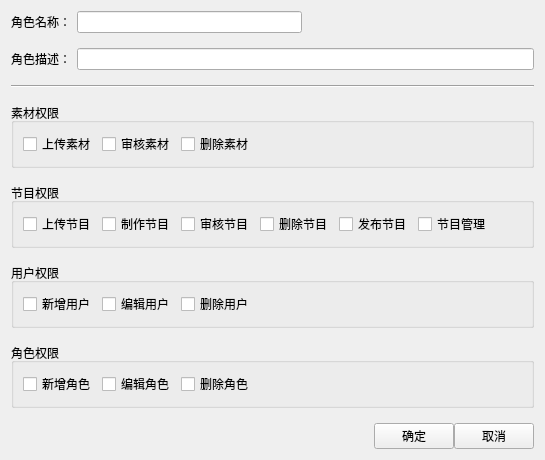
<?xml version="1.0" encoding="UTF-8"?>
<ui version="4.0">
 <class>NewEditRoleWidget</class>
 <widget class="QWidget" name="NewEditRoleWidget">
  <property name="geometry">
   <rect>
    <x>0</x>
    <y>0</y>
    <width>545</width>
    <height>414</height>
   </rect>
  </property>
  <property name="windowTitle">
   <string>Form</string>
  </property>
  <layout class="QGridLayout" name="gridLayout">
   <property name="verticalSpacing">
    <number>15</number>
   </property>
   <item row="0" column="0">
    <widget class="QLabel" name="label">
     <property name="text">
      <string>角色名称：</string>
     </property>
    </widget>
   </item>
   <item row="0" column="1">
    <widget class="QLineEdit" name="lineEdit_roleName"/>
   </item>
   <item row="0" column="2">
    <spacer name="horizontalSpacer_3">
     <property name="orientation">
      <enum>Qt::Horizontal</enum>
     </property>
     <property name="sizeHint" stdset="0">
      <size>
       <width>251</width>
       <height>20</height>
      </size>
     </property>
    </spacer>
   </item>
   <item row="1" column="0">
    <widget class="QLabel" name="label_2">
     <property name="text">
      <string>角色描述：</string>
     </property>
    </widget>
   </item>
   <item row="1" column="1" colspan="2">
    <widget class="QLineEdit" name="lineEdit_roleDescription"/>
   </item>
   <item row="2" column="0" colspan="3">
    <widget class="Line" name="line">
     <property name="orientation">
      <enum>Qt::Horizontal</enum>
     </property>
    </widget>
   </item>
   <item row="3" column="0" colspan="3">
    <widget class="QGroupBox" name="groupBox_2">
     <property name="title">
      <string>素材权限</string>
     </property>
     <property name="checkable">
      <bool>false</bool>
     </property>
     <property name="checked">
      <bool>false</bool>
     </property>
     <layout class="QHBoxLayout" name="horizontalLayout_2">
      <item>
       <widget class="QCheckBox" name="checkBox_uploadMaterial">
        <property name="text">
         <string>上传素材</string>
        </property>
       </widget>
      </item>
      <item>
       <widget class="QCheckBox" name="checkBox_checkMaterial">
        <property name="text">
         <string>审核素材</string>
        </property>
       </widget>
      </item>
      <item>
       <widget class="QCheckBox" name="checkBox_deleteMaterial">
        <property name="text">
         <string>删除素材</string>
        </property>
       </widget>
      </item>
      <item>
       <spacer name="horizontalSpacer_2">
        <property name="orientation">
         <enum>Qt::Horizontal</enum>
        </property>
        <property name="sizeHint" stdset="0">
         <size>
          <width>390</width>
          <height>20</height>
         </size>
        </property>
       </spacer>
      </item>
     </layout>
    </widget>
   </item>
   <item row="4" column="0" colspan="3">
    <widget class="QGroupBox" name="groupBox">
     <property name="title">
      <string>节目权限</string>
     </property>
     <property name="checkable">
      <bool>false</bool>
     </property>
     <property name="checked">
      <bool>false</bool>
     </property>
     <layout class="QHBoxLayout" name="horizontalLayout">
      <item>
       <widget class="QCheckBox" name="checkBox_uploadProgram">
        <property name="text">
         <string>上传节目</string>
        </property>
       </widget>
      </item>
      <item>
       <widget class="QCheckBox" name="checkBox_genProgram">
        <property name="text">
         <string>制作节目</string>
        </property>
       </widget>
      </item>
      <item>
       <widget class="QCheckBox" name="checkBox_checkProgram">
        <property name="text">
         <string>审核节目</string>
        </property>
       </widget>
      </item>
      <item>
       <widget class="QCheckBox" name="checkBox_deleteProgram">
        <property name="text">
         <string>删除节目</string>
        </property>
       </widget>
      </item>
      <item>
       <widget class="QCheckBox" name="checkBox_releaseProgram">
        <property name="text">
         <string>发布节目</string>
        </property>
       </widget>
      </item>
      <item>
       <widget class="QCheckBox" name="checkBox_manageProgram">
        <property name="text">
         <string>节目管理</string>
        </property>
       </widget>
      </item>
      <item>
       <spacer name="horizontalSpacer">
        <property name="orientation">
         <enum>Qt::Horizontal</enum>
        </property>
        <property name="sizeHint" stdset="0">
         <size>
          <width>234</width>
          <height>20</height>
         </size>
        </property>
       </spacer>
      </item>
     </layout>
    </widget>
   </item>
   <item row="5" column="0" colspan="3">
    <widget class="QGroupBox" name="groupBox_3">
     <property name="title">
      <string>用户权限</string>
     </property>
     <property name="checkable">
      <bool>false</bool>
     </property>
     <property name="checked">
      <bool>false</bool>
     </property>
     <layout class="QHBoxLayout" name="horizontalLayout_5">
      <item>
       <widget class="QCheckBox" name="checkBox_genUser">
        <property name="text">
         <string>新增用户</string>
        </property>
       </widget>
      </item>
      <item>
       <widget class="QCheckBox" name="checkBox_manageUser">
        <property name="text">
         <string>编辑用户</string>
        </property>
       </widget>
      </item>
      <item>
       <widget class="QCheckBox" name="checkBox_deleteUser">
        <property name="text">
         <string>删除用户</string>
        </property>
       </widget>
      </item>
      <item>
       <spacer name="horizontalSpacer_4">
        <property name="orientation">
         <enum>Qt::Horizontal</enum>
        </property>
        <property name="sizeHint" stdset="0">
         <size>
          <width>300</width>
          <height>20</height>
         </size>
        </property>
       </spacer>
      </item>
     </layout>
    </widget>
   </item>
   <item row="6" column="0" colspan="3">
    <widget class="QGroupBox" name="groupBox_4">
     <property name="title">
      <string>角色权限</string>
     </property>
     <property name="checkable">
      <bool>false</bool>
     </property>
     <property name="checked">
      <bool>false</bool>
     </property>
     <layout class="QHBoxLayout" name="horizontalLayout_6">
      <item>
       <widget class="QCheckBox" name="checkBox_genRole">
        <property name="text">
         <string>新增角色</string>
        </property>
       </widget>
      </item>
      <item>
       <widget class="QCheckBox" name="checkBox_manageRole">
        <property name="text">
         <string>编辑角色</string>
        </property>
       </widget>
      </item>
      <item>
       <widget class="QCheckBox" name="checkBox_deleteRole">
        <property name="text">
         <string>删除角色</string>
        </property>
       </widget>
      </item>
      <item>
       <spacer name="horizontalSpacer_5">
        <property name="orientation">
         <enum>Qt::Horizontal</enum>
        </property>
        <property name="sizeHint" stdset="0">
         <size>
          <width>300</width>
          <height>20</height>
         </size>
        </property>
       </spacer>
      </item>
     </layout>
    </widget>
   </item>
   <item row="7" column="0" colspan="3">
    <layout class="QHBoxLayout" name="horizontalLayout_4">
     <item>
      <spacer name="horizontalSpacer_6">
       <property name="orientation">
        <enum>Qt::Horizontal</enum>
       </property>
       <property name="sizeHint" stdset="0">
        <size>
         <width>300</width>
         <height>20</height>
        </size>
       </property>
      </spacer>
     </item>
     <item>
      <widget class="QPushButton" name="btn_ok">
       <property name="text">
        <string>确定</string>
       </property>
      </widget>
     </item>
     <item>
      <widget class="QPushButton" name="btn_cancel">
       <property name="text">
        <string>取消</string>
       </property>
      </widget>
     </item>
    </layout>
   </item>
   <item row="8" column="2">
    <spacer name="verticalSpacer">
     <property name="orientation">
      <enum>Qt::Vertical</enum>
     </property>
     <property name="sizeHint" stdset="0">
      <size>
       <width>17</width>
       <height>43</height>
      </size>
     </property>
    </spacer>
   </item>
  </layout>
 </widget>
 <resources/>
 <connections/>
</ui>
